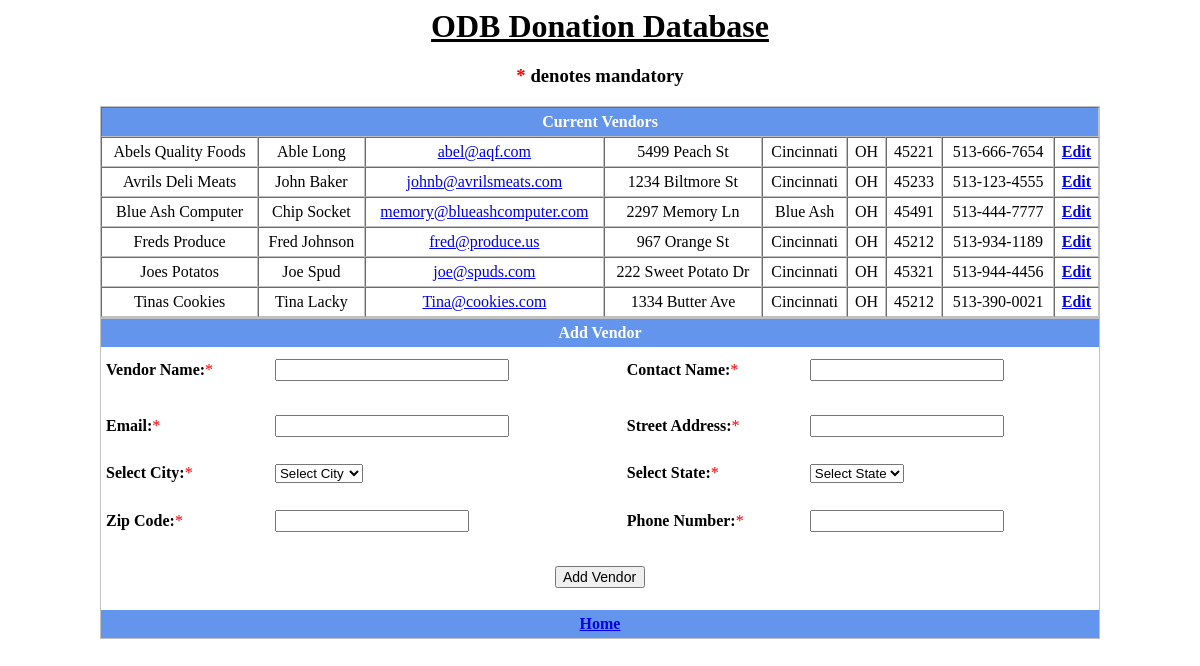
Before: /vendors.php with the older database file.
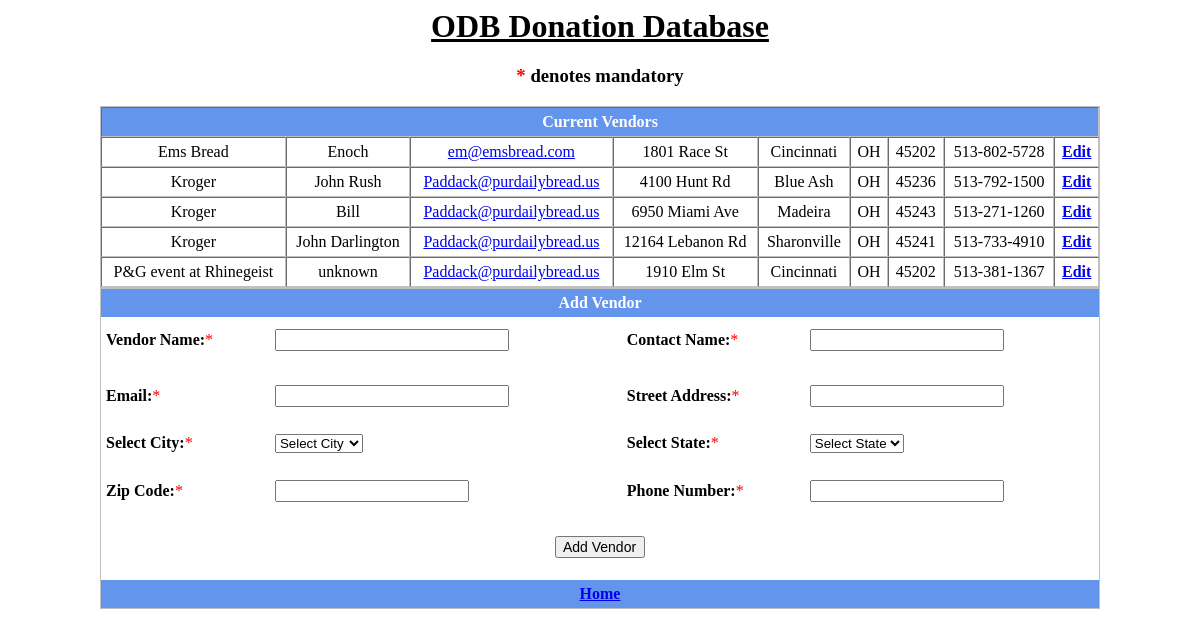
After: the same page with the newer database file.
### tables this page shows
CREATE TABLE `Vendor` (
  `Id` int(11) NOT NULL AUTO_INCREMENT,
  `Vendor` varchar(75) NOT NULL,
  `Contact` varchar(75) NOT NULL,
  `Email` varchar(75) NOT NULL,
  `Address` varchar(150) NOT NULL,
  `City` varchar(50) NOT NULL,
  `State` varchar(50) NOT NULL,
  `ZipCode` varchar(10) NOT NULL,
  `PhoneNumber` varchar(12) NOT NULL,
  PRIMARY KEY (`Id`),
  UNIQUE KEY `Id` (`Id`)
);

### vendors.php (the view, shortened to what the changed rows need)
<html>
    <head>
    </head>
    <body>
 <?php
    require 'creds.php';
?>
       <div class="container">
          <center><h1><u>ODB Donation Database</u></h1></center>
            <form id="add_form" method="POST" action="<?php echo $_SERVER['PHP_SELF']; ?>">
                <table width="1000" style="border:1px solid silver" cellpadding="5" cellspacing="0" align="center" border="1">
                    <?php
                    try
                    {
                        $sql    = "SELECT * FROM Vendor ORDER BY Vendor";
                        $result = $conn->query($sql);
                        if ( $result->num_rows > 0 )
                        {
                            while($row = $result->fetch_assoc())
                            {
                                echo "            <tr>\n";
                                echo "              <td align=\"center\">".$row['Vendor']."</td>\n";
                                echo "              <td align=\"center\">".$row['Contact']."</td>\n";
                                echo "              <td align=\"center\"><a href='mailto:".$row['Email']."'>".$row['Email']."</td>\n";
                                echo "              <td align=\"center\">".$row['Address']."</td>\n";
                                echo "              <td align=\"center\">".$row['City']."</td>\n";
                                echo "              <td align=\"center\">".$row['State']."</td>\n";
                                echo "              <td align=\"center\">".$row['ZipCode']."</td>\n";
                                echo "              <td align=\"center\">".$row['PhoneNumber']."</td>\n";
                                echo "              <td align=\"center\"><a href=\"editvendor.php?id=".$row['Id']."\"><b>Edit</b></a></td>\n";
                                echo "            </tr>\n";
                            }
                        }
                        else
                        {
                            $message = "Query returned zero results";
                        }
                    }
                    catch(Exception $e)
                    {
                        if ( strpos($message, 'error in your SQL syntax') !== false )
                        {
                            $message = "Error: Verify there are no single quotes used in any field";
                        }
                    }
                    ?>
                </table>
                <table width="1000" style="border:1px solid silver" cellpadding="5" cellspacing="0" align="center" border="0">
                    <tr bgcolor="#6495ED">
                        <th colspan="4" align="center" border="1"><a href="index.php">Home</a></th>
                    </tr>
                </table>
            </form>
        </div>
    </body>
</html>

Changed rows visible on the page:
removed vendor: Vendor "Abels Quality Foods", Contact "Able Long", Email "abel@aqf.com", Address "5499 Peach St", City "Cincinnati", State "OH", ZipCode "45221", PhoneNumber "513-666-7654"
removed vendor: Vendor "Avrils Deli Meats", Contact "John Baker", Email "johnb@avrilsmeats.com", Address "1234 Biltmore St", City "Cincinnati", State "OH", ZipCode "45233", PhoneNumber "513-123-4555"
removed vendor: Vendor "Blue Ash Computer", Contact "Chip Socket", Email "memory@blueashcomputer.com", Address "2297 Memory Ln", City "Blue Ash", State "OH", ZipCode "45491", PhoneNumber "513-444-7777"
removed vendor: Vendor "Freds Produce", Contact "Fred Johnson", Email "fred@produce.us", Address "967 Orange St", City "Cincinnati", State "OH", ZipCode "45212", PhoneNumber "513-934-1189"
removed vendor: Vendor "Joes Potatos", Contact "Joe Spud", Email "joe@spuds.com", Address "222 Sweet Potato Dr", City "Cincinnati", State "OH", ZipCode "45321", PhoneNumber "513-944-4456"
removed vendor: Vendor "Tinas Cookies", Contact "Tina Lacky", Email "Tina@cookies.com", Address "1334 Butter Ave", City "Cincinnati", State "OH", ZipCode "45212", PhoneNumber "513-390-0021"
added vendor: Vendor "Ems Bread", Contact "Enoch", Email "em@emsbread.com", Address "1801 Race St", City "Cincinnati", State "OH", ZipCode "45202", PhoneNumber "513-802-5728"
added vendor: Vendor "Kroger", Contact "John Rush", Email "Paddack@purdailybread.us", Address "4100 Hunt Rd", City "Blue Ash", State "OH", ZipCode "45236", PhoneNumber "513-792-1500"
added vendor: Vendor "Kroger", Contact "Bill", Email "Paddack@purdailybread.us", Address "6950 Miami Ave", City "Madeira", State "OH", ZipCode "45243", PhoneNumber "513-271-1260"
added vendor: Vendor "Kroger", Contact "John Darlington", Email "Paddack@purdailybread.us", Address "12164 Lebanon Rd", City "Sharonville", State "OH", ZipCode "45241", PhoneNumber "513-733-4910"
added vendor: Vendor "P&G event at Rhinegeist", Contact "unknown", Email "Paddack@purdailybread.us", Address "1910 Elm St", City "Cincinnati", State "OH", ZipCode "45202", PhoneNumber "513-381-1367"
